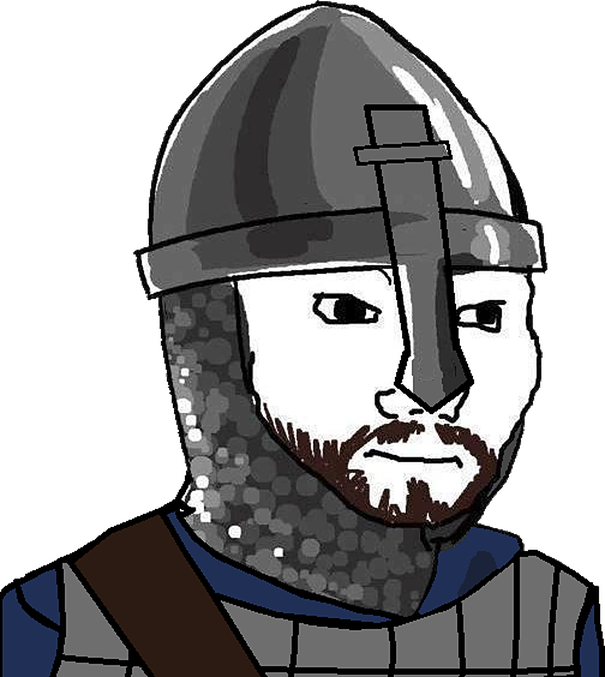
#> input picture episodes/demre-noel-baba-kemik-1087/chars/denizci_sakin.png, 1210 x 1354 px, given in place of denizci3_kaynak.png, which was not available (shown at 1/2 size)
$ python uret.py
#> lines starting #> are read from the running program, lines starting #| are printed output that depends on the picture; after the words box and inside, x2 and y2 are one past the last pixel; in counts of white or black regions, pixels touching at a corner belong together
"""demre-noel-baba-kemik-1087: hazır kıyafetli iki karakter ve ters köşe yüz varyantı.

    python episodes/demre-noel-baba-kemik-1087/chars/uret.py

Kaynaklar (kaynak/ altında):
  denizci3_kaynak.png  wojakland "Knight Wojak" (wl:knight_wojak.png), 504x564: burun siperli miğfer, zırh gömlek
                       (11. yy Norman/Güney İtalya). A (sol): Bari'li silahlı denizci (kurgu; adı verilmez).
  kesis_kaynak.png     HF clayshoaf/Wojaks 5_Doomer/13969 "Orthodox Doomer", 1139x1400: siyah kukuletalı keşiş, haç.
                       B (sağ): Myra'daki bekçi keşiş (kurgu).
Düzenlemeler (el kitabı §10):
  - A: 2,4x LANCZOS + UnsharpMask(2,60,2).
  - A ters köşe varyantı denizci_sok: iri göz + küçük göz bebeği (sağa), iç ucu kalkık kaş, "O" ağız, alında mavi
    çizgiler, başın önünde 3 damla.
  - B: Y biçimli gri kablo (kulaklık kablosu gibi okunuyordu) silindi, çevre renkten dolduruldu; haç kaldı.
Bakış yönü dosyanın kendisine göre kaydedilir (python -m wojak yon ...); episode.yaml'da faces: yok.
Çizim yardımcıları edirne-sarayi-1878/chars/uret.py'den kopyalandı.
"""
from __future__ import annotations

import math
import random
import sys
from pathlib import Path

import numpy as np
from PIL import Image, ImageDraw

HERE = Path(__file__).resolve().parent
ROOT = HERE.parents[2]
KAYNAK = HERE / "kaynak"
sys.path.insert(0, str(ROOT / "tools"))
import kit_varyant  # noqa: E402

SS = 4
BLACK = (0, 0, 0, 255)
WHITE = (255, 255, 255, 255)


def poly_mask(size, pts) -> np.ndarray:
    m = Image.new("L", size, 0)
    ImageDraw.Draw(m).polygon([tuple(p) for p in pts], fill=255)
    return np.array(m) > 0


def sil(im, pts, renk, tol=10):
    a = np.array(im).astype(np.int32)
    m = poly_mask(im.size, pts)
    d = np.abs(a[..., :3] - np.array(renk)).sum(-1)
    m &= (d > tol) & (a[..., 3] > 0)
    a[m, :3] = renk
    a[m, 3] = 255
    return Image.fromarray(a.astype(np.uint8))


def kutu(x0, y0, x1, y1):
    return [(x0, y0), (x1, y0), (x1, y1), (x0, y1)]


# [12 lines left out: function catmull, not called in this run]


class Cizim:
    def __init__(self, im, seed=1):
        self.im = im
        self.rng = random.Random(seed)

    # [47 lines left out: functions _maske, _bas, cizgi, elips, poligon, ter, not called in this run]


def kontur_sabitle(im):
    """Kesimde yarı saydam kalmış siyah kontur piksellerini (koyu RGB, alfa > 30) tam opak yapar."""
    a = np.array(im).astype(np.int32)
    m = (a[..., :3].sum(-1) < 240) & (a[..., 3] > 30)
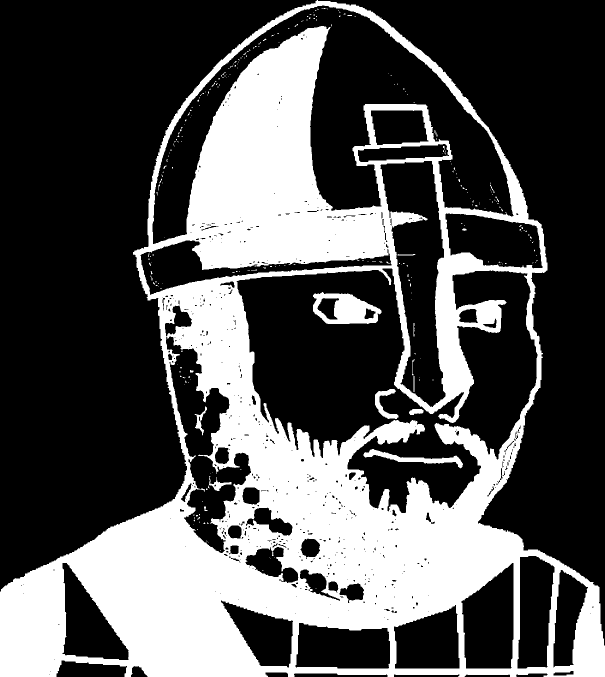
#> m: shape (1354, 1210) bool (shown at 1/2 size); 32.5% white; 269 white regions (252 under 20 px), largest, box (x1, y1, x2, y2) and area: (0, 0, 1210, 1354) 520934, (626, 584, 763, 648) 5164, (727, 898, 926, 937) 2030
    a[m, 3] = 255
    return Image.fromarray(a.astype(np.uint8))


def kaydet(im, ad):
    out = HERE / f"{ad}.png"
    im.save(out, optimize=True)
    print(f"-> {out.relative_to(ROOT)}  {im.width}x{im.height}")


from PIL import ImageFilter  # noqa: E402
from scipy import ndimage  # noqa: E402

MAVI = (60, 120, 230, 255)


def denizci_sakin():
    im = kontur_sabitle(Image.open(KAYNAK / "denizci3_kaynak.png").convert("RGBA"))
    return im.resize((round(im.width * 2.4), round(im.height * 2.4)), Image.LANCZOS).filter(ImageFilter.UnsharpMask(2, 60, 2))
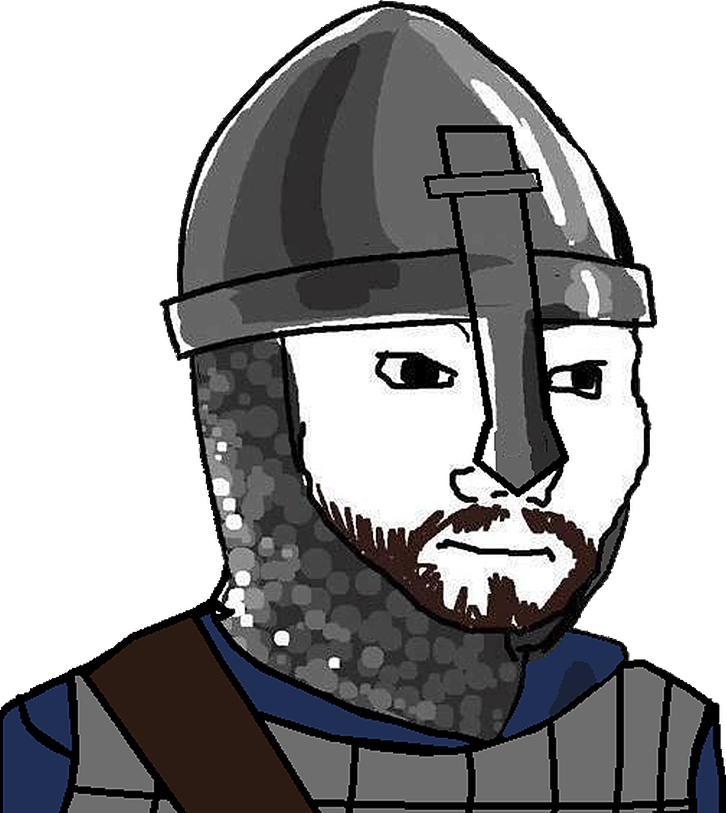
#> returned value: PIL image 2904x3250 RGBA (shown at 1/4 size); mean R, G, B, A 61.5, 60.9, 61.8, 158.9; transparent parts drawn white


def denizci_sok(im):
    W = (255, 255, 255)
    im = sil(im, kutu(612, 572, 772, 652), W)        # sol göz
    im = sil(im, kutu(905, 585, 1022, 662), W)       # sağ göz
    im = sil(im, kutu(735, 888, 925, 930), W)        # ağız çizgisi
    c = Cizim(im, seed=7)
    c.elips(690, 628, 52, 50, dolgu=WHITE, w=8)
    c.elips(965, 632, 46, 46, dolgu=WHITE, w=8)
    c.elips(708, 632, 9, 9, dolgu=BLACK)
    c.elips(982, 636, 9, 9, dolgu=BLACK)
    c.cizgi([(630, 578), (672, 572), (712, 566), (752, 552)], 13)
    c.cizgi([(920, 566), (950, 574), (982, 580), (1010, 586)], 13)
    c.elips(830, 914, 27, 34, dolgu=(70, 18, 22, 255), w=7)
    for pts in ([(640, 556), (660, 552), (682, 556)], [(700, 552), (720, 548), (742, 552)],
                [(930, 552), (950, 548), (972, 552)], [(985, 556), (1005, 552), (1025, 557)]):
        c.cizgi(pts, 4.5, renk=MAVI)
    return ter(c.im, [(1130, 600, 17), (1145, 680, 16), (1135, 760, 15)])


# [14 lines left out: function kesis, not called in this run]


if __name__ == "__main__":
    a = denizci_sakin()
    kaydet(a, "denizci_sakin")
#| -> episodes/demre-noel-baba-kemik-1087/chars/denizci_sakin.png  2904x3250
    kaydet(denizci_sok(a.copy()), "denizci_sok")
#> in poly_mask, `m = Image.new("L", size, 0)`: m: PIL image 2904x3250 L; every value is 0
#> in poly_mask, `ImageDraw.Draw(m).polygon([tuple(p) for p in pts], fill=255)`:
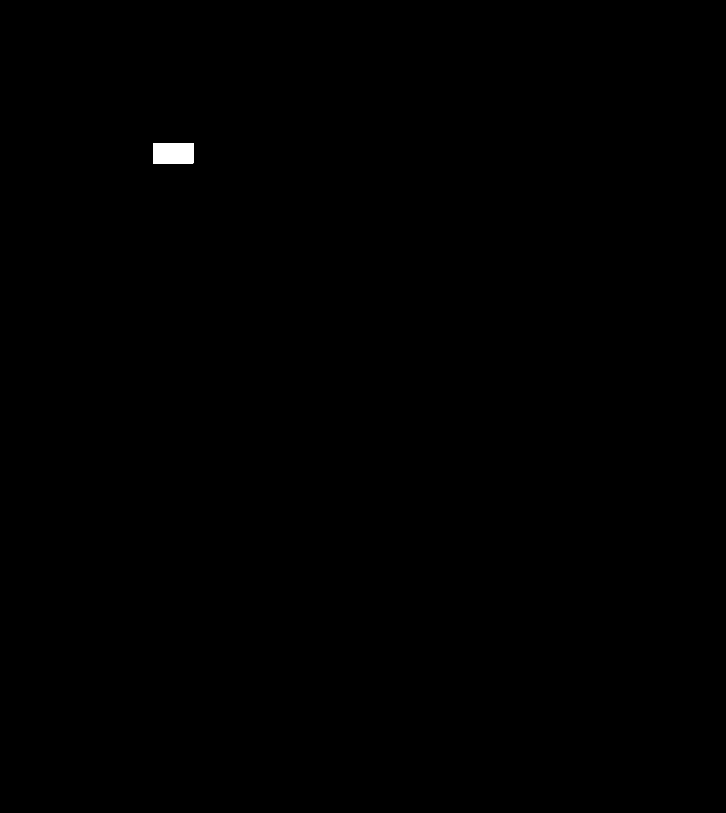
#> m: PIL image 2904x3250 L (shown at 1/4 size); 0.14% white; 1 white region, box (x1, y1, x2, y2) and area: (612, 572, 773, 653) 13041
#> in sil, `d = np.abs(a[..., :3] - np.array(renk)).sum(-1)`:
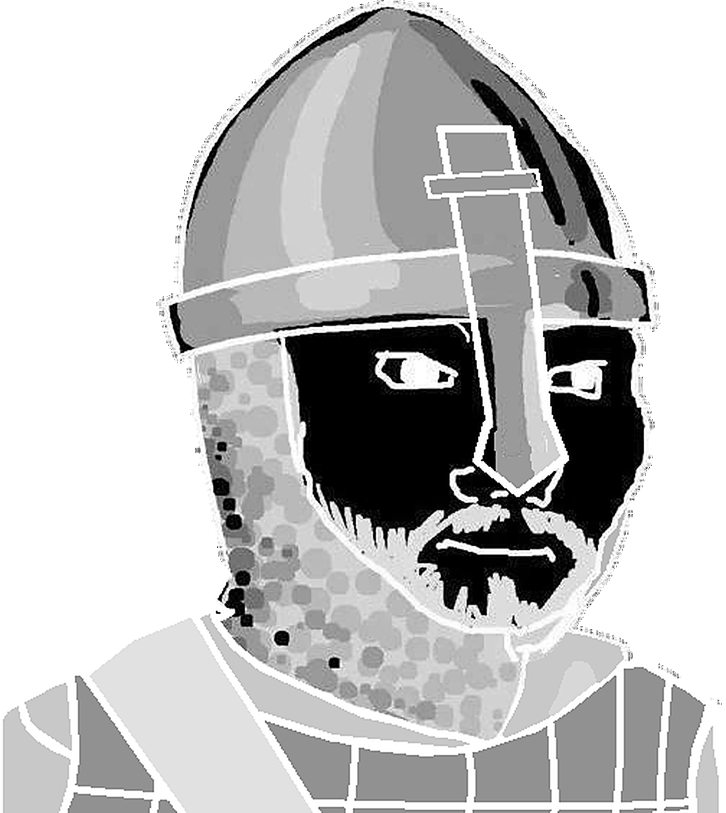
#> d: shape (3250, 2904) int64 (shown at 1/4 size); min 0, max 765, mean 580.9; drawn with min black and max white
#> call 2 of poly_mask, with size = (2904, 3250)
#> in poly_mask (call 2), `ImageDraw.Draw(m).polygon([tuple(p) for p in pts], fill=255)`:
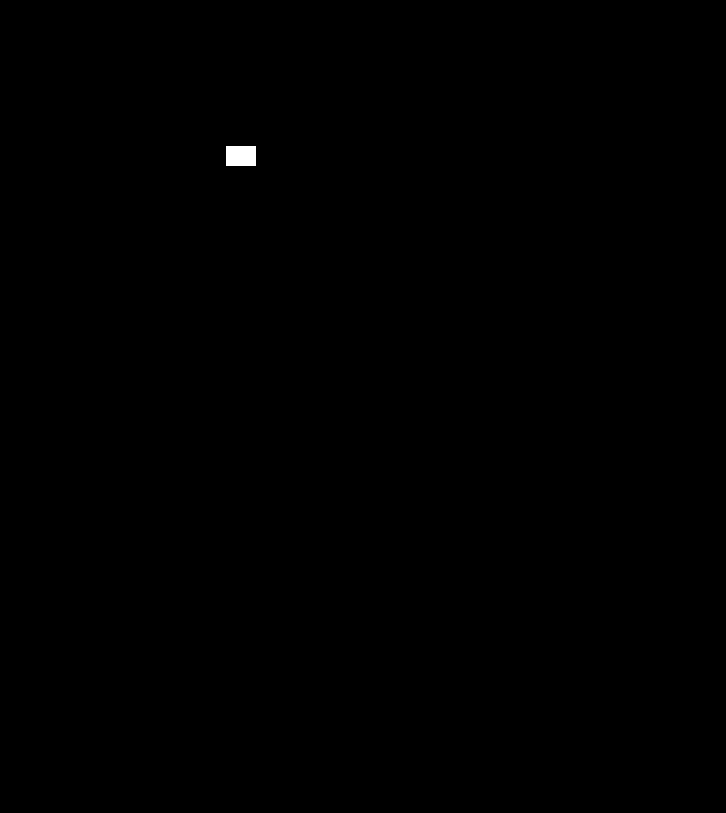
#> m: PIL image 2904x3250 L (shown at 1/4 size); 0.1% white; 1 white region, box (x1, y1, x2, y2) and area: (905, 585, 1023, 663) 9204
#> (the run stopped early here; a loop or call above may not have finished)
